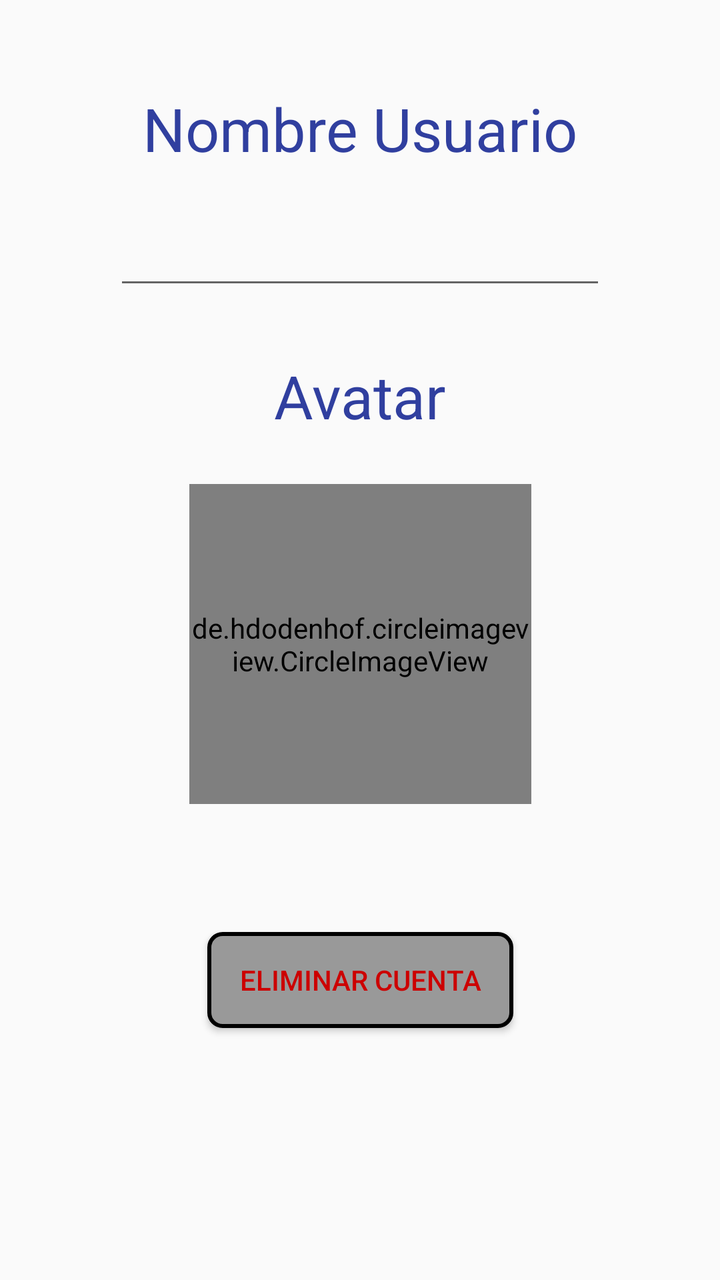
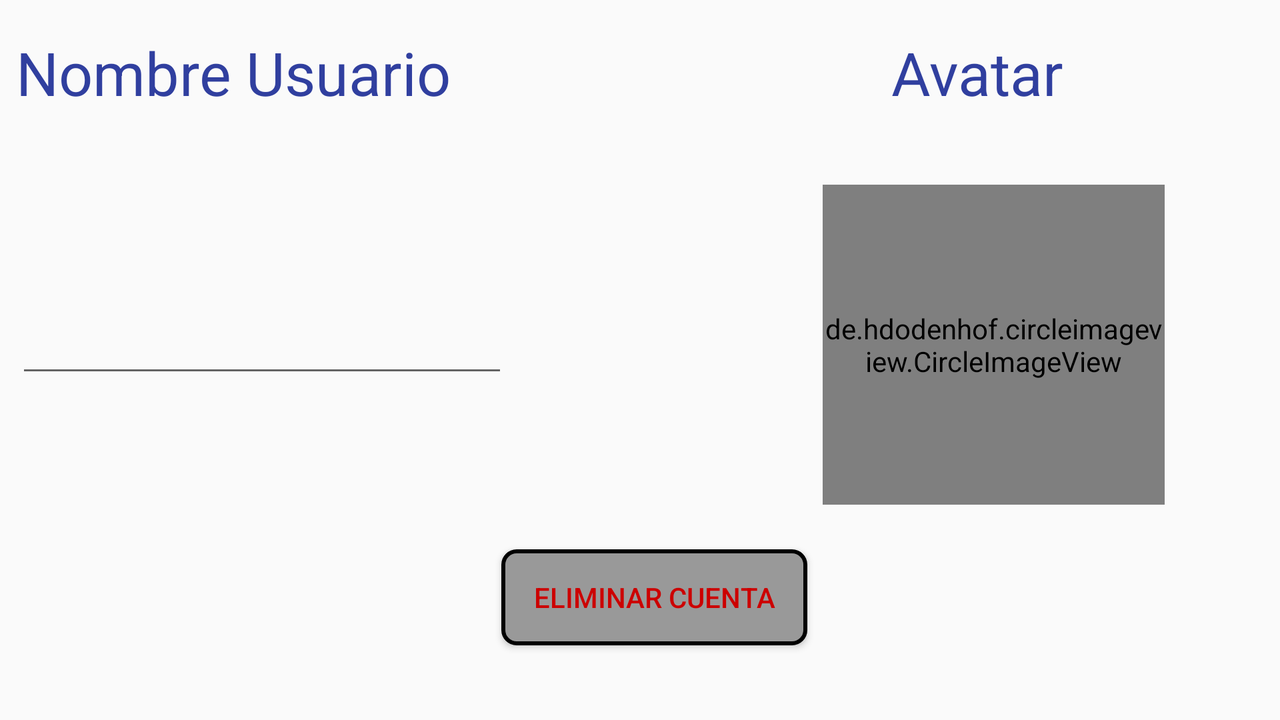

Compare how this app lays out the same screen by default and in its alternative resource folder. The renders come first, then the two layout files and the values they reference.
<!-- AndroidManifest.xml: application theme AppTheme -->
<!-- res/layout/activity_settings.xml -->
<?xml version="1.0" encoding="utf-8"?>

<android.support.constraint.ConstraintLayout xmlns:android="http://schemas.android.com/apk/res/android"
    xmlns:app="http://schemas.android.com/apk/res-auto"
    xmlns:tools="http://schemas.android.com/tools"
    android:layout_width="match_parent"
    android:layout_height="match_parent"
    android:background="@drawable/fondo_nubes"
    tools:context=".activity.SettingsActivity">

    <EditText
        android:id="@+id/editTextNombre"
        android:layout_width="246dp"
        android:layout_height="wrap_content"
        android:layout_marginStart="8dp"
        android:layout_marginTop="24dp"
        android:layout_marginEnd="8dp"
        android:textColor="@color/colorPrimaryDark"
        android:textColorHighlight="@color/colorPrimaryDark"
        android:textColorHint="@color/colorPrimaryDark"
        app:layout_constraintEnd_toEndOf="parent"
        app:layout_constraintStart_toStartOf="parent"
        app:layout_constraintTop_toBottomOf="@+id/setName" />

    <TextView
        android:id="@+id/setName"
        android:layout_width="wrap_content"
        android:layout_height="wrap_content"
        android:layout_marginStart="8dp"
        android:layout_marginTop="44dp"
        android:layout_marginEnd="8dp"
        android:text="@string/setName"
        android:textColor="@color/colorPrimaryDark"
        android:textColorHighlight="@color/colorPrimaryDark"
        android:textSize="30sp"
        app:layout_constraintEnd_toEndOf="parent"
        app:layout_constraintStart_toStartOf="parent"
        app:layout_constraintTop_toTopOf="parent" />

    <TextView
        android:id="@+id/setRegister"
        android:layout_width="wrap_content"
        android:layout_height="wrap_content"
        android:layout_marginStart="8dp"
        android:layout_marginTop="28dp"
        android:layout_marginEnd="8dp"
        android:text="@string/setAvatar"
        android:textColor="@color/colorPrimaryDark"
        android:textColorHighlight="@color/colorPrimaryDark"
        android:textSize="30sp"
        app:layout_constraintEnd_toEndOf="parent"
        app:layout_constraintStart_toStartOf="parent"
        app:layout_constraintTop_toBottomOf="@+id/editTextNombre" />

    <de.hdodenhof.circleimageview.CircleImageView
        android:id="@+id/fotoUser"
        android:layout_width="171dp"
        android:layout_height="160dp"
        android:layout_marginStart="8dp"
        android:layout_marginTop="24dp"
        android:layout_marginEnd="8dp"
        android:src="@android:drawable/ic_menu_report_image"
        app:layout_constraintEnd_toEndOf="parent"
        app:layout_constraintStart_toStartOf="parent"
        app:layout_constraintTop_toBottomOf="@+id/setRegister" />

    <Button
        android:id="@+id/eliminarbtn"
        android:layout_width="153dp"
        android:layout_height="wrap_content"
        android:layout_marginStart="8dp"
        android:layout_marginTop="64dp"
        android:layout_marginEnd="8dp"
        android:background="@drawable/boton_redondo_eliminar"
        android:text="@string/eliminarbtn"
        android:textColor="@android:color/holo_red_dark"
        app:layout_constraintEnd_toEndOf="parent"
        app:layout_constraintStart_toStartOf="parent"
        app:layout_constraintTop_toBottomOf="@+id/fotoUser" />

    <ProgressBar
        android:id="@+id/progressBar"
        style="?android:attr/progressBarStyleHorizontal"
        android:layout_width="0dp"
        android:layout_height="30dp"
        android:layout_marginStart="8dp"
        android:layout_marginTop="8dp"
        android:layout_marginEnd="8dp"
        android:visibility="gone"
        app:layout_constraintEnd_toEndOf="parent"
        app:layout_constraintHorizontal_bias="0.498"
        app:layout_constraintStart_toStartOf="parent"
        app:layout_constraintTop_toTopOf="parent"
        android:indeterminate="true"
        android:indeterminateTintMode="src_atop"
        android:indeterminateTint="@color/colorFondoBoton"/>

</android.support.constraint.ConstraintLayout>
<!-- resources referenced by this layout -->
<resources>
  <color name="colorFondoBoton">@android:color/holo_orange_dark</color>
  <color name="colorPrimaryDark">#303f9f</color>
  <!-- drawable boton_redondo_eliminar (drawable) -->
  <?xml version="1.0" encoding="utf-8"?>
  
  <shape xmlns:android="http://schemas.android.com/apk/res/android" android:shape="rectangle">
      <solid android:color="@color/colorFondoBotonEliminar"/>
  
      <stroke android:width="2dp"
          android:color="#ff000000"/>
  
      <padding android:left="1dp"
          android:top="1dp"
          android:right="1dp"
          android:bottom="1dp"/>
  
      <corners android:radius="20px"/>
  
  
  </shape>
  <string name="eliminarbtn">Eliminar cuenta</string>
  <string name="setAvatar" translatable="false">Avatar</string>
  <string name="setName">Nombre Usuario</string>
  <style name="AppTheme" parent="Theme.AppCompat.Light.NoActionBar">
          
          <item name="actionBarStyle">@style/Theme.AppCompat.Light.NoActionBar</item>
          <item name="colorPrimary">@color/colorPrimary</item>
          <item name="colorPrimaryDark">@color/colorPrimaryDark</item>
          <item name="colorAccent">@color/colorAccent</item>
  
      </style>
  <color name="colorFondoBotonEliminar">#999999</color>
  <color name="colorPrimary">#3F51B5</color>
  <color name="colorAccent">#66ccf7</color>
</resources>
<!-- res/layout-land/activity_settings.xml (the repository's variant of the layout above) -->
<!-- drawn on the phone turned sideways -->
<?xml version="1.0" encoding="utf-8"?>

<android.support.constraint.ConstraintLayout xmlns:android="http://schemas.android.com/apk/res/android"
    xmlns:app="http://schemas.android.com/apk/res-auto"
    xmlns:tools="http://schemas.android.com/tools"
    android:layout_width="match_parent"
    android:layout_height="match_parent"
    android:background="@drawable/fondo_nubes"
    tools:context=".activity.SettingsActivity">

    <EditText
        android:id="@+id/editTextNombre"
        android:layout_width="246dp"
        android:layout_height="wrap_content"
        android:layout_marginStart="8dp"
        android:layout_marginTop="96dp"
        android:layout_marginEnd="8dp"
        android:textColor="@color/colorBlack"
        android:textColorHighlight="@color/colorPrimaryDark"
        android:textColorHint="@color/colorPrimaryDark"
        app:layout_constraintEnd_toEndOf="parent"
        app:layout_constraintHorizontal_bias="0.0"
        app:layout_constraintStart_toStartOf="parent"
        app:layout_constraintTop_toBottomOf="@+id/setName" />

    <TextView
        android:id="@+id/setName"
        android:layout_width="wrap_content"
        android:layout_height="wrap_content"
        android:layout_marginStart="8dp"
        android:layout_marginTop="16dp"
        android:layout_marginEnd="8dp"
        android:text="@string/setName"
        android:textColor="@color/colorPrimaryDark"
        android:textColorHighlight="@color/colorPrimaryDark"
        android:textSize="30sp"
        app:layout_constraintEnd_toEndOf="parent"
        app:layout_constraintHorizontal_bias="0.0"
        app:layout_constraintStart_toStartOf="parent"
        app:layout_constraintTop_toTopOf="parent" />

    <TextView
        android:id="@+id/setRegister"
        android:layout_width="wrap_content"
        android:layout_height="wrap_content"
        android:layout_marginStart="8dp"
        android:layout_marginTop="16dp"
        android:layout_marginEnd="8dp"
        android:text="@string/setAvatar"
        android:textColor="@color/colorPrimaryDark"
        android:textColorHighlight="@color/colorPrimaryDark"
        android:textSize="30sp"
        app:layout_constraintEnd_toEndOf="parent"
        app:layout_constraintHorizontal_bias="0.814"
        app:layout_constraintStart_toStartOf="parent"
        app:layout_constraintTop_toTopOf="parent" />

    <de.hdodenhof.circleimageview.CircleImageView
        android:id="@+id/fotoUser"
        android:layout_width="171dp"
        android:layout_height="160dp"
        android:layout_marginStart="8dp"
        android:layout_marginTop="36dp"
        android:layout_marginEnd="8dp"
        android:src="@android:drawable/ic_menu_report_image"
        app:layout_constraintEnd_toEndOf="parent"
        app:layout_constraintHorizontal_bias="0.89"
        app:layout_constraintStart_toStartOf="parent"
        app:layout_constraintTop_toBottomOf="@+id/setRegister" />

    <Button
        android:id="@+id/eliminarbtn"
        android:layout_width="153dp"
        android:layout_height="wrap_content"
        android:layout_marginStart="8dp"
        android:layout_marginEnd="8dp"
        android:layout_marginBottom="8dp"
        android:background="@drawable/boton_redondo_eliminar"
        android:text="@string/eliminarbtn"
        android:textColor="@android:color/holo_red_dark"
        app:layout_constraintBottom_toBottomOf="parent"
        app:layout_constraintEnd_toEndOf="parent"
        app:layout_constraintHorizontal_bias="0.515"
        app:layout_constraintStart_toStartOf="parent"
        app:layout_constraintTop_toBottomOf="@+id/progressBar"
        app:layout_constraintVertical_bias="0.903" />

    <ProgressBar
        android:id="@+id/progressBar"
        style="?android:attr/progressBarStyleHorizontal"
        android:layout_width="0dp"
        android:layout_height="30dp"
        android:layout_marginStart="8dp"
        android:layout_marginTop="8dp"
        android:layout_marginEnd="8dp"
        android:visibility="gone"
        app:layout_constraintEnd_toEndOf="parent"
        app:layout_constraintHorizontal_bias="0.498"
        app:layout_constraintStart_toStartOf="parent"
        app:layout_constraintTop_toTopOf="parent"
        android:indeterminate="true"
        android:indeterminateTintMode="src_atop"
        android:indeterminateTint="@color/colorFondoBoton"/>

</android.support.constraint.ConstraintLayout>
<!-- resources referenced by the variant -->
<!-- as the phone turned sideways resolves them -->
<resources>
  <color name="colorBlack">#000000</color>
  <color name="colorFondoBoton">@android:color/holo_orange_dark</color>
  <color name="colorPrimaryDark">#303f9f</color>
  <!-- drawable boton_redondo_eliminar (drawable) -->
  <?xml version="1.0" encoding="utf-8"?>
  
  <shape xmlns:android="http://schemas.android.com/apk/res/android" android:shape="rectangle">
      <solid android:color="@color/colorFondoBotonEliminar"/>
  
      <stroke android:width="2dp"
          android:color="#ff000000"/>
  
      <padding android:left="1dp"
          android:top="1dp"
          android:right="1dp"
          android:bottom="1dp"/>
  
      <corners android:radius="20px"/>
  
  
  </shape>
  <string name="eliminarbtn">Eliminar cuenta</string>
  <string name="setAvatar" translatable="false">Avatar</string>
  <string name="setName">Nombre Usuario</string>
  <style name="AppTheme" parent="Theme.AppCompat.Light.NoActionBar">
          
          <item name="actionBarStyle">@style/Theme.AppCompat.Light.NoActionBar</item>
          <item name="colorPrimary">@color/colorPrimary</item>
          <item name="colorPrimaryDark">@color/colorPrimaryDark</item>
          <item name="colorAccent">@color/colorAccent</item>
  
      </style>
  <color name="colorFondoBotonEliminar">#999999</color>
  <color name="colorPrimary">#3F51B5</color>
  <color name="colorAccent">#66ccf7</color>
</resources>
